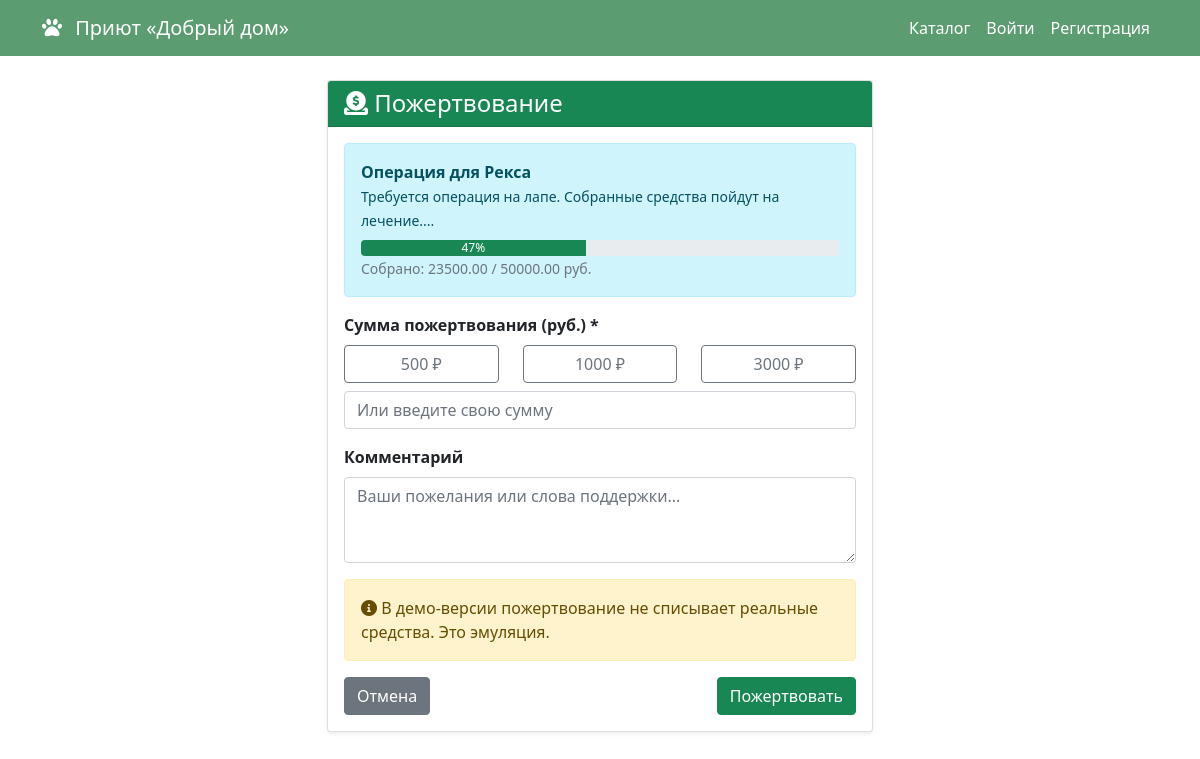
The page /donate/1 on the database its author committed.
### app/models.py (models this page shows, shortened)
class Fundraiser(db.Model):
    __tablename__ = 'fundraisers'
    id = db.Column(db.Integer, primary_key=True)
    animal_id = db.Column(db.Integer, db.ForeignKey('animals.id', ondelete='SET NULL'), nullable=True)
    title = db.Column(db.String(200), nullable=False)
    description = db.Column(db.Text)
    goal_amount = db.Column(db.Numeric(10, 2), nullable=False)
    collected_amount = db.Column(db.Numeric(10, 2), default=0)
    status = db.Column(db.String(20), default='active')
    photo = db.Column(db.String(255))
    created_at = db.Column(db.DateTime, default=datetime.utcnow)
    created_by = db.Column(db.Integer, db.ForeignKey('users.id', ondelete='SET NULL'), nullable=True)
    donations = db.relationship('Donation', back_populates='fundraiser', cascade='all, delete-orphan')
    animal = db.relationship('Animal', back_populates='fundraisers')
    creator = db.relationship('User', back_populates='created_fundraisers')

### app/routes.py (the view, shortened to what this page needs)
    @app.route('/donate/<int:fundraiser_id>', methods=['GET', 'POST'])
    def donate(fundraiser_id):
        fundraiser = Fundraiser.query.get_or_404(fundraiser_id)
        return render_template('donate.html', fundraiser=fundraiser)

### app/templates/donate.html (shortened to what this page needs)
{% extends "base.html" %}
{% block content %}
<div class="row justify-content-center">
    <div class="col-md-6">
        <div class="card shadow-sm">
            <div class="card-header bg-success text-white">
                <h4 class="mb-0"><i class="fas fa-donate"></i> Пожертвование</h4>
            </div>
            <div class="card-body">
                <div class="alert alert-info">
                    <strong>{{ fundraiser.title }}</strong><br>
                    <small>{{ fundraiser.description[:100] }}...</small>
                    <div class="mt-2">
                        <div class="progress">
                            <div class="progress-bar bg-success" role="progressbar"
                                style="width: {{ ((fundraiser.collected_amount / fundraiser.goal_amount) * 100)|round }}%;">
                                {{ ((fundraiser.collected_amount / fundraiser.goal_amount) * 100)|round }}%
                            </div>
                        </div>
                        <small class="text-muted">Собрано: {{ fundraiser.collected_amount }} / {{ fundraiser.goal_amount }} руб.</small>
                    </div>
                </div>
                <form method="POST">
                    <div class="mb-3">
                        <label class="form-label fw-bold">Сумма пожертвования (руб.) *</label>
                        <div class="row">
                            <div class="col-4">
                                <button type="button" class="btn btn-outline-secondary w-100" onclick="setAmount(500)">500 ₽</button>
                            </div>
                            <div class="col-4">
                                <button type="button" class="btn btn-outline-secondary w-100" onclick="setAmount(1000)">1000 ₽</button>
                            </div>
                            <div class="col-4">
                                <button type="button" class="btn btn-outline-secondary w-100" onclick="setAmount(3000)">3000 ₽</button>
                            </div>
                        </div>
                        <div class="mt-2">
                            <input type="number" name="amount" id="amount" class="form-control" required placeholder="Или введите свою сумму" step="100" min="100">
                        </div>
                    </div>
                    <div class="mb-3">
                        <label class="form-label fw-bold">Комментарий</label>
                        <textarea name="comment" class="form-control" rows="3" placeholder="Ваши пожелания или слова поддержки..."></textarea>
                    </div>
                    <div class="alert alert-warning">
                        <i class="fas fa-info-circle"></i> В демо-версии пожертвование не списывает реальные средства. Это эмуляция.
                    </div>
                    <div class="d-flex justify-content-between">
                        <a href="{{ url_for('catalog') }}" class="btn btn-secondary">Отмена</a>
                        <button type="submit" class="btn btn-success">Пожертвовать</button>
                    </div>
                </form>
            </div>
        </div>
    </div>
</div>
{% endblock %}

### app/static/css/style.css (style rules this page uses)
.card { transition: transform 0.2s; }

### rows shown on the page
Fundraiser: title "Операция для Рекса", description "Требуется операция на лапе. Собранные средства пойдут на лечение.", collected_amount+goal_amount "47", collected_amount "23500.00", goal_amount "50000.00"
